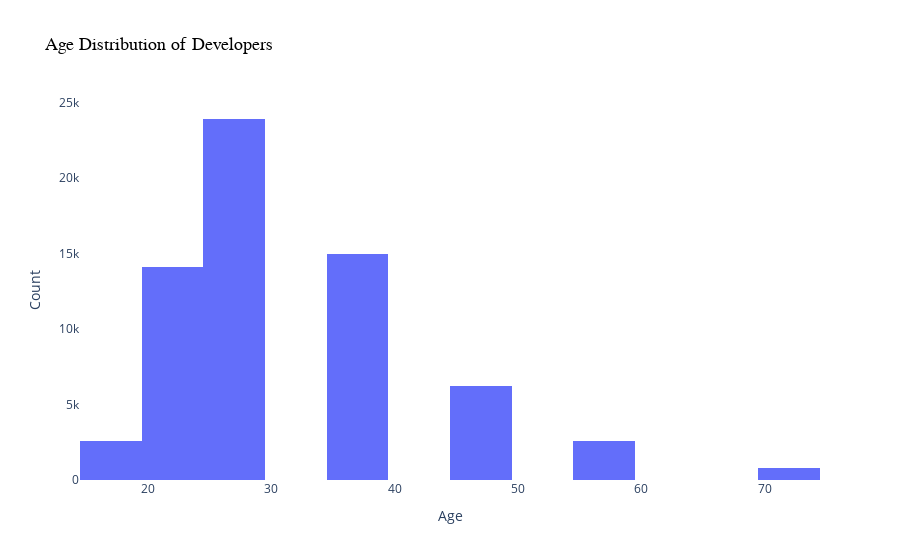
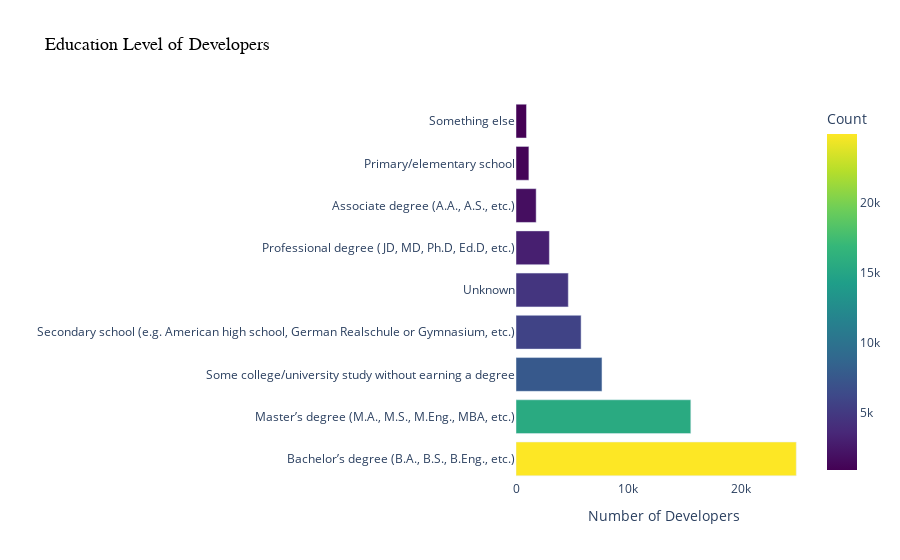
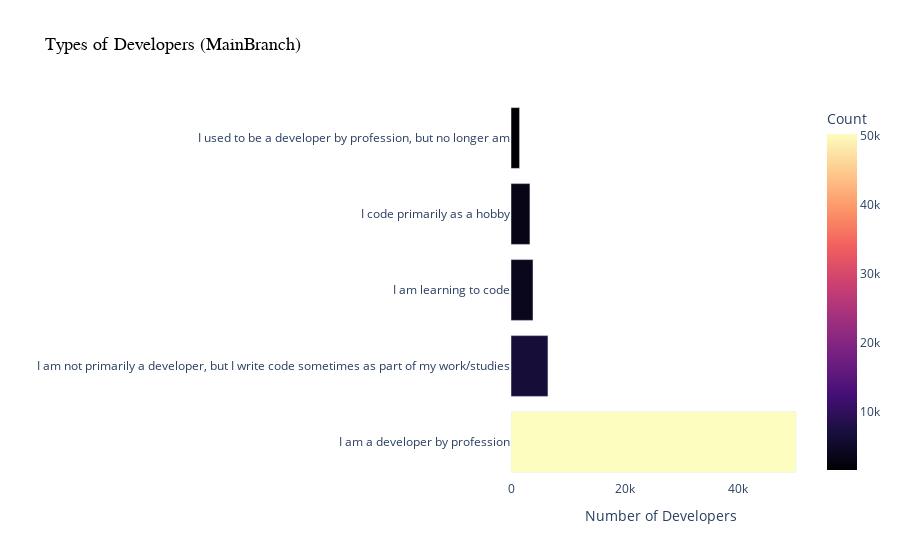

These figures' notebook cell, in order:
### Markdown cell above
### 4.1: Developer Demographics & Distribution

### Code cell
# 1. Age Distribution
fig = px.histogram(
    survey_data_subset, 
    x="Age", 
    nbins=20, 
    title="Age Distribution of Developers", 
    labels={"Age": "Age"},
    color_discrete_sequence=["#636EFA"]  # Custom color
)

fig.update_layout(
    title_font=dict(size=18, family="Arial", color="black"),
    xaxis_title="Age",
    yaxis_title="Count",
    xaxis=dict(showgrid=False, zeroline=False),
    yaxis=dict(showgrid=False),
    plot_bgcolor="rgba(0,0,0,0)",
    paper_bgcolor="white"
)
fig.show()

# 2. Education Level Distribution
edlevel_counts = survey_data_subset["EdLevel"].value_counts().reset_index()
edlevel_counts.columns = ["EdLevel", "Count"]

fig = px.bar(
    edlevel_counts, 
    x="Count", 
    y="EdLevel", 
    orientation="h", 
    title="Education Level of Developers", 
    labels={"EdLevel": "Education Level", "Count": "Count"},
    color="Count",
    color_continuous_scale="viridis"
)

fig.update_layout(
    title_font=dict(size=18, family="Arial", color="black"),
    xaxis_title="Number of Developers",
    yaxis_title="",
    xaxis=dict(showgrid=False, zeroline=False),
    yaxis=dict(showgrid=False),
    plot_bgcolor="rgba(0,0,0,0)",
    paper_bgcolor="white"
)
fig.show()

# 3. MainBranch Distribution
mainbranch_counts = survey_data_subset["MainBranch"].value_counts().reset_index()
mainbranch_counts.columns = ["MainBranch", "Count"]

fig = px.bar(
    mainbranch_counts, 
    x="Count", 
    y="MainBranch", 
    orientation="h", 
    title="Types of Developers (MainBranch)", 
    labels={"MainBranch": "Developer Type", "Count": "Count"},
    color="Count",
    color_continuous_scale="magma"
)

fig.update_layout(
    title_font=dict(size=18, family="Arial", color="black"),
    xaxis_title="Number of Developers",
    yaxis_title="",
    xaxis=dict(showgrid=False, zeroline=False),
    yaxis=dict(showgrid=False),
    plot_bgcolor="rgba(0,0,0,0)",
    paper_bgcolor="white"
)
fig.show()

### Figure 1 — Plotly figure (JSON) as saved in the notebook; plotly's stock layout.template omitted (floating-point values rounded to 4 significant figures; data arrays with more than 128 entries replaced by an {"elided": "..."} marker saying what was removed)
{"data": [{"bingroup": "x", "hovertemplate": "Age=%{x}<br>count=%{y}<extra></extra>", "legendgroup": "", "marker": {"color": "#636EFA", "pattern": {"shape": ""}}, "name": "", "nbinsx": 20, "orientation": "v", "showlegend": false, "type": "histogram", "x": {"elided": "65437 float values"}, "xaxis": "x", "yaxis": "y"}], "layout": {"barmode": "relative", "legend": {"tracegroupgap": 0}, "paper_bgcolor": "white", "plot_bgcolor": "rgba(0,0,0,0)", "title": {"font": {"color": "black", "family": "Arial", "size": 18}, "text": "Age Distribution of Developers"}, "xaxis": {"anchor": "y", "domain": [0, 1], "showgrid": false, "title": {"text": "Age"}, "zeroline": false}, "yaxis": {"anchor": "x", "domain": [0, 1], "showgrid": false, "title": {"text": "Count"}}}}

### Figure 2 — Plotly figure (JSON) as saved in the notebook; plotly's stock layout.template omitted (floating-point values rounded to 4 significant figures)
{"data": [{"hovertemplate": "Count=%{marker.color}<br>Education Level=%{y}<extra></extra>", "legendgroup": "", "marker": {"color": [24942, 15557, 7651, 5793, 4653, 2970, 1793, 1146, 932], "coloraxis": "coloraxis", "pattern": {"shape": ""}}, "name": "", "orientation": "h", "showlegend": false, "textposition": "auto", "type": "bar", "x": [24942, 15557, 7651, 5793, 4653, 2970, 1793, 1146, 932], "xaxis": "x", "y": ["Bachelor’s degree (B.A., B.S., B.Eng., etc.)", "Master’s degree (M.A., M.S., M.Eng., MBA, etc.)", "Some college/university study without earning a degree", "Secondary school (e.g. American high school, German Realschule or Gymnasium, etc.)", "Unknown", "Professional degree (JD, MD, Ph.D, Ed.D, etc.)", "Associate degree (A.A., A.S., etc.)", "Primary/elementary school", "Something else"], "yaxis": "y"}], "layout": {"barmode": "relative", "coloraxis": {"colorbar": {"title": {"text": "Count"}}, "colorscale": [[0, "#440154"], [0.1111, "#482878"], [0.2222, "#3e4989"], [0.3333, "#31688e"], [0.4444, "#26828e"], [0.5556, "#1f9e89"], [0.6667, "#35b779"], [0.7778, "#6ece58"], [0.8889, "#b5de2b"], [1, "#fde725"]]}, "legend": {"tracegroupgap": 0}, "paper_bgcolor": "white", "plot_bgcolor": "rgba(0,0,0,0)", "title": {"font": {"color": "black", "family": "Arial", "size": 18}, "text": "Education Level of Developers"}, "xaxis": {"anchor": "y", "domain": [0, 1], "showgrid": false, "title": {"text": "Number of Developers"}, "zeroline": false}, "yaxis": {"anchor": "x", "domain": [0, 1], "showgrid": false, "title": {"text": ""}}}}

### Figure 3 — Plotly figure (JSON) as saved in the notebook; plotly's stock layout.template omitted (floating-point values rounded to 4 significant figures)
{"data": [{"hovertemplate": "Count=%{marker.color}<br>Developer Type=%{y}<extra></extra>", "legendgroup": "", "marker": {"color": [50207, 6511, 3875, 3334, 1510], "coloraxis": "coloraxis", "pattern": {"shape": ""}}, "name": "", "orientation": "h", "showlegend": false, "textposition": "auto", "type": "bar", "x": [50207, 6511, 3875, 3334, 1510], "xaxis": "x", "y": ["I am a developer by profession", "I am not primarily a developer, but I write code sometimes as part of my work/studies", "I am learning to code", "I code primarily as a hobby", "I used to be a developer by profession, but no longer am"], "yaxis": "y"}], "layout": {"barmode": "relative", "coloraxis": {"colorbar": {"title": {"text": "Count"}}, "colorscale": [[0, "#000004"], [0.1111, "#180f3d"], [0.2222, "#440f76"], [0.3333, "#721f81"], [0.4444, "#9e2f7f"], [0.5556, "#cd4071"], [0.6667, "#f1605d"], [0.7778, "#fd9668"], [0.8889, "#feca8d"], [1, "#fcfdbf"]]}, "legend": {"tracegroupgap": 0}, "paper_bgcolor": "white", "plot_bgcolor": "rgba(0,0,0,0)", "title": {"font": {"color": "black", "family": "Arial", "size": 18}, "text": "Types of Developers (MainBranch)"}, "xaxis": {"anchor": "y", "domain": [0, 1], "showgrid": false, "title": {"text": "Number of Developers"}, "zeroline": false}, "yaxis": {"anchor": "x", "domain": [0, 1], "showgrid": false, "title": {"text": ""}}}}
